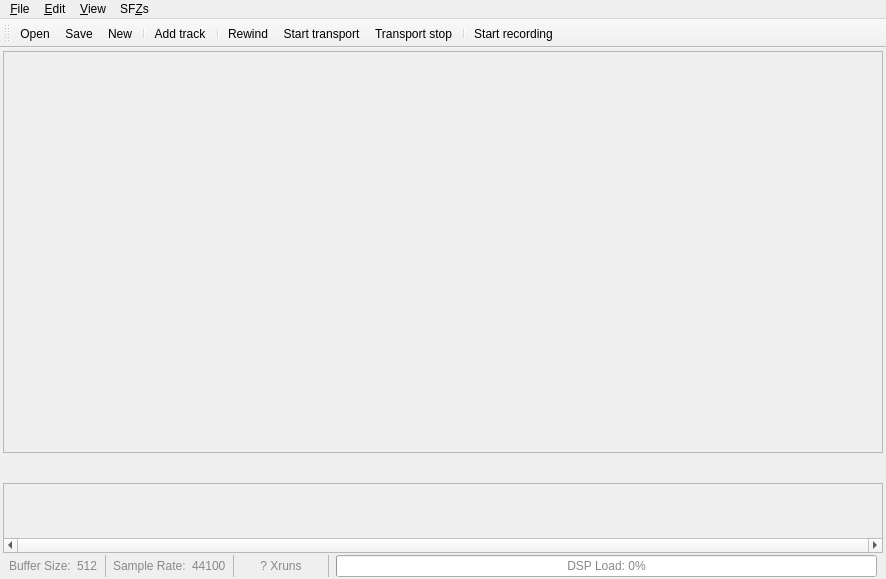
<?xml version="1.0" encoding="UTF-8"?>
<ui version="4.0">
 <class>MainWindow</class>
 <widget class="QMainWindow" name="MainWindow">
  <property name="geometry">
   <rect>
    <x>0</x>
    <y>0</y>
    <width>886</width>
    <height>579</height>
   </rect>
  </property>
  <property name="windowTitle">
   <string>MusecBox</string>
  </property>
  <property name="windowIcon">
   <iconset>
    <normaloff>musecbox-icon.png</normaloff>musecbox-icon.png</iconset>
  </property>
  <widget class="QWidget" name="centralwidget">
   <layout class="QVBoxLayout" name="verticalLayout">
    <property name="spacing">
     <number>2</number>
    </property>
    <property name="leftMargin">
     <number>3</number>
    </property>
    <property name="topMargin">
     <number>3</number>
    </property>
    <property name="rightMargin">
     <number>3</number>
    </property>
    <property name="bottomMargin">
     <number>2</number>
    </property>
    <item>
     <widget class="QScrollArea" name="scrl_ports">
      <property name="sizePolicy">
       <sizepolicy hsizetype="Preferred" vsizetype="Preferred">
        <horstretch>0</horstretch>
        <verstretch>100</verstretch>
       </sizepolicy>
      </property>
      <property name="verticalScrollBarPolicy">
       <enum>Qt::ScrollBarAlwaysOff</enum>
      </property>
      <property name="horizontalScrollBarPolicy">
       <enum>Qt::ScrollBarAlwaysOff</enum>
      </property>
      <property name="widgetResizable">
       <bool>true</bool>
      </property>
      <widget class="QFrame" name="frm_ports">
       <property name="geometry">
        <rect>
         <x>0</x>
         <y>0</y>
         <width>878</width>
         <height>384</height>
        </rect>
       </property>
       <property name="sizePolicy">
        <sizepolicy hsizetype="MinimumExpanding" vsizetype="MinimumExpanding">
         <horstretch>0</horstretch>
         <verstretch>0</verstretch>
        </sizepolicy>
       </property>
      </widget>
     </widget>
    </item>
    <item>
     <widget class="QFrame" name="frm_balance">
      <property name="minimumSize">
       <size>
        <width>0</width>
        <height>26</height>
       </size>
      </property>
      <layout class="QHBoxLayout" name="lo_balance">
       <property name="spacing">
        <number>0</number>
       </property>
       <property name="leftMargin">
        <number>0</number>
       </property>
       <property name="topMargin">
        <number>0</number>
       </property>
       <property name="rightMargin">
        <number>0</number>
       </property>
       <property name="bottomMargin">
        <number>0</number>
       </property>
      </layout>
     </widget>
    </item>
    <item>
     <widget class="QScrollArea" name="scr_shared_plugins">
      <property name="verticalScrollBarPolicy">
       <enum>Qt::ScrollBarAlwaysOff</enum>
      </property>
      <property name="horizontalScrollBarPolicy">
       <enum>Qt::ScrollBarAlwaysOn</enum>
      </property>
      <property name="widgetResizable">
       <bool>true</bool>
      </property>
      <widget class="QWidget" name="frm_shared_plugins">
       <property name="geometry">
        <rect>
         <x>0</x>
         <y>0</y>
         <width>878</width>
         <height>54</height>
        </rect>
       </property>
      </widget>
     </widget>
    </item>
    <item>
     <widget class="QFrame" name="frm_statusbar">
      <property name="sizePolicy">
       <sizepolicy hsizetype="Preferred" vsizetype="Preferred">
        <horstretch>0</horstretch>
        <verstretch>0</verstretch>
       </sizepolicy>
      </property>
      <property name="styleSheet">
       <string notr="true">QFrame * { color: #888 }</string>
      </property>
      <layout class="QHBoxLayout" name="horizontalLayout_4">
       <property name="leftMargin">
        <number>6</number>
       </property>
       <property name="topMargin">
        <number>0</number>
       </property>
       <property name="rightMargin">
        <number>6</number>
       </property>
       <property name="bottomMargin">
        <number>0</number>
       </property>
       <item>
        <widget class="QLabel" name="label_3">
         <property name="text">
          <string>Buffer Size:</string>
         </property>
        </widget>
       </item>
       <item>
        <widget class="QLabel" name="lbl_buffer_size">
         <property name="text">
          <string>512</string>
         </property>
        </widget>
       </item>
       <item>
        <widget class="Line" name="line_1">
         <property name="lineWidth">
          <number>0</number>
         </property>
         <property name="midLineWidth">
          <number>1</number>
         </property>
         <property name="orientation">
          <enum>Qt::Vertical</enum>
         </property>
        </widget>
       </item>
       <item>
        <widget class="QLabel" name="label_4">
         <property name="text">
          <string>Sample Rate:</string>
         </property>
        </widget>
       </item>
       <item>
        <widget class="QLabel" name="lbl_sample_rate">
         <property name="text">
          <string>44100</string>
         </property>
        </widget>
       </item>
       <item>
        <widget class="Line" name="line_2">
         <property name="lineWidth">
          <number>0</number>
         </property>
         <property name="midLineWidth">
          <number>1</number>
         </property>
         <property name="orientation">
          <enum>Qt::Vertical</enum>
         </property>
        </widget>
       </item>
       <item>
        <widget class="QPushButton" name="b_xruns">
         <property name="text">
          <string>? Xruns</string>
         </property>
         <property name="flat">
          <bool>true</bool>
         </property>
        </widget>
       </item>
       <item>
        <widget class="Line" name="line_4">
         <property name="lineWidth">
          <number>0</number>
         </property>
         <property name="midLineWidth">
          <number>1</number>
         </property>
         <property name="orientation">
          <enum>Qt::Vertical</enum>
         </property>
        </widget>
       </item>
       <item>
        <widget class="QProgressBar" name="pb_dsp_load_placeholder">
         <property name="value">
          <number>0</number>
         </property>
         <property name="alignment">
          <set>Qt::AlignCenter</set>
         </property>
         <property name="format">
          <string>DSP Load: %p%</string>
         </property>
        </widget>
       </item>
      </layout>
     </widget>
    </item>
   </layout>
  </widget>
  <widget class="QMenuBar" name="menubar">
   <property name="geometry">
    <rect>
     <x>0</x>
     <y>0</y>
     <width>886</width>
     <height>22</height>
    </rect>
   </property>
   <widget class="QMenu" name="menu_file">
    <property name="title">
     <string>&amp;File</string>
    </property>
    <widget class="QMenu" name="menu_open_recent">
     <property name="title">
      <string>&amp;Recent Projects ...</string>
     </property>
     <property name="icon">
      <iconset theme="document-open-recent">
       <normaloff>.</normaloff>.</iconset>
     </property>
    </widget>
    <addaction name="action_new"/>
    <addaction name="action_open"/>
    <addaction name="menu_open_recent"/>
    <addaction name="separator"/>
    <addaction name="action_save"/>
    <addaction name="action_save_as"/>
    <addaction name="action_revert"/>
    <addaction name="separator"/>
    <addaction name="action_auto_start"/>
    <addaction name="action_open_project_folder"/>
    <addaction name="action_apply_to_score"/>
    <addaction name="separator"/>
    <addaction name="action_close"/>
    <addaction name="action_quit"/>
   </widget>
   <widget class="QMenu" name="menu_edit">
    <property name="title">
     <string>&amp;Edit</string>
    </property>
    <addaction name="action_add_port"/>
    <addaction name="action_add_track"/>
    <addaction name="action_add_shared_plugin"/>
    <addaction name="action_clear_shared_plugins"/>
    <addaction name="separator"/>
    <addaction name="action_connect_all_tracks"/>
    <addaction name="action_auto_connect_tracks"/>
    <addaction name="separator"/>
    <addaction name="action_mute_all_tracks"/>
    <addaction name="action_unmute_all_tracks"/>
    <addaction name="separator"/>
    <addaction name="action_clear_track_plugins"/>
    <addaction name="separator"/>
   </widget>
   <widget class="QMenu" name="menu_view">
    <property name="title">
     <string>&amp;View</string>
    </property>
    <widget class="QMenu" name="menu_style">
     <property name="title">
      <string>St&amp;yle</string>
     </property>
    </widget>
    <addaction name="action_show_toolbar"/>
    <addaction name="action_show_port_inputs"/>
    <addaction name="action_show_channels"/>
    <addaction name="action_show_indicators"/>
    <addaction name="action_show_balance"/>
    <addaction name="action_show_shared_plugins"/>
    <addaction name="action_show_statusbar"/>
    <addaction name="action_show_track_volume"/>
    <addaction name="action_show_plugin_volume"/>
    <addaction name="separator"/>
    <addaction name="action_rollup_all_plugins"/>
    <addaction name="action_unroll_all_plugins"/>
    <addaction name="separator"/>
    <addaction name="action_collapse_all_ports"/>
    <addaction name="action_expand_all_ports"/>
    <addaction name="separator"/>
    <addaction name="action_show_connections"/>
    <addaction name="action_show_project_info"/>
    <addaction name="action_show_score_info"/>
    <addaction name="separator"/>
    <addaction name="menu_style"/>
    <addaction name="action_reload_style"/>
    <addaction name="action_vertical_layout"/>
   </widget>
   <widget class="QMenu" name="menuSF_Z">
    <property name="title">
     <string>SF&amp;Zs</string>
    </property>
    <addaction name="action_watch_files"/>
    <addaction name="action_copy_sfzs"/>
    <addaction name="action_copy_sfz_paths"/>
    <addaction name="separator"/>
    <addaction name="action_show_sfzdb"/>
   </widget>
   <addaction name="menu_file"/>
   <addaction name="menu_edit"/>
   <addaction name="menu_view"/>
   <addaction name="menuSF_Z"/>
  </widget>
  <widget class="QToolBar" name="toolbar">
   <property name="windowTitle">
    <string>toolBar</string>
   </property>
   <attribute name="toolBarArea">
    <enum>TopToolBarArea</enum>
   </attribute>
   <attribute name="toolBarBreak">
    <bool>false</bool>
   </attribute>
   <addaction name="action_open"/>
   <addaction name="action_save"/>
   <addaction name="action_new"/>
   <addaction name="separator"/>
   <addaction name="action_add_track"/>
   <addaction name="separator"/>
   <addaction name="action_transport_rewind"/>
   <addaction name="action_transport_start"/>
   <addaction name="action_transport_stop"/>
   <addaction name="separator"/>
   <addaction name="action_record"/>
  </widget>
  <action name="action_open">
   <property name="icon">
    <iconset theme="document-open">
     <normaloff>.</normaloff>.</iconset>
   </property>
   <property name="text">
    <string>&amp;Open  ...</string>
   </property>
   <property name="toolTip">
    <string>Open project, track definition, or MuseScore score</string>
   </property>
   <property name="shortcut">
    <string>Ctrl+O</string>
   </property>
  </action>
  <action name="action_quit">
   <property name="icon">
    <iconset theme="application-exit">
     <normaloff>.</normaloff>.</iconset>
   </property>
   <property name="text">
    <string>&amp;Quit</string>
   </property>
   <property name="toolTip">
    <string>Shutdown CarlaQt engine and quit</string>
   </property>
   <property name="shortcut">
    <string>Ctrl+Q</string>
   </property>
  </action>
  <action name="action_show_preferences">
   <property name="text">
    <string>&amp;Preferences</string>
   </property>
   <property name="toolTip">
    <string>Show the preferences window (Unimplemented)</string>
   </property>
  </action>
  <action name="action_show_toolbar">
   <property name="checkable">
    <bool>true</bool>
   </property>
   <property name="checked">
    <bool>true</bool>
   </property>
   <property name="text">
    <string>&amp;Toolbar</string>
   </property>
   <property name="toolTip">
    <string>Show/hide the toolbar</string>
   </property>
   <property name="shortcut">
    <string>Ctrl+Shift+T</string>
   </property>
  </action>
  <action name="action_show_balance">
   <property name="checkable">
    <bool>true</bool>
   </property>
   <property name="checked">
    <bool>true</bool>
   </property>
   <property name="text">
    <string>&amp;Balance Control</string>
   </property>
   <property name="toolTip">
    <string>Show/hide the balance control</string>
   </property>
   <property name="shortcut">
    <string>Ctrl+Shift+B</string>
   </property>
  </action>
  <action name="action_show_shared_plugins">
   <property name="checkable">
    <bool>true</bool>
   </property>
   <property name="checked">
    <bool>true</bool>
   </property>
   <property name="text">
    <string>Shared &amp;Plugins</string>
   </property>
   <property name="toolTip">
    <string>Show/hide the shared plugins area</string>
   </property>
   <property name="shortcut">
    <string>Ctrl+Shift+P</string>
   </property>
  </action>
  <action name="action_show_statusbar">
   <property name="checkable">
    <bool>true</bool>
   </property>
   <property name="checked">
    <bool>true</bool>
   </property>
   <property name="text">
    <string>&amp;Statusbar</string>
   </property>
   <property name="toolTip">
    <string>Show/hide the status bar</string>
   </property>
   <property name="shortcut">
    <string>Ctrl+Shift+S</string>
   </property>
  </action>
  <action name="action_show_channels">
   <property name="checkable">
    <bool>true</bool>
   </property>
   <property name="checked">
    <bool>true</bool>
   </property>
   <property name="text">
    <string>&amp;Channels</string>
   </property>
   <property name="toolTip">
    <string>Show/hide track channels</string>
   </property>
   <property name="shortcut">
    <string>Ctrl+Shift+C</string>
   </property>
  </action>
  <action name="action_expand_all_ports">
   <property name="text">
    <string>E&amp;xpand all ports</string>
   </property>
  </action>
  <action name="action_add_shared_plugin">
   <property name="text">
    <string>Add &amp;shared Plugin</string>
   </property>
   <property name="toolTip">
    <string>Add a shared Plugin</string>
   </property>
  </action>
  <action name="action_clear_shared_plugins">
   <property name="text">
    <string>&amp;Clear shared Plugins</string>
   </property>
   <property name="toolTip">
    <string>Remove all shared Plugins</string>
   </property>
  </action>
  <action name="action_collapse_all_ports">
   <property name="text">
    <string>Collapse all ports</string>
   </property>
   <property name="toolTip">
    <string>Collapse (hide) all ports</string>
   </property>
  </action>
  <action name="action_unroll_all_plugins">
   <property name="text">
    <string>&amp;Unroll all plugins</string>
   </property>
  </action>
  <action name="action_rollup_all_plugins">
   <property name="text">
    <string>Ro&amp;llup all plugins</string>
   </property>
   <property name="toolTip">
    <string>Rollup (shrink) all plugins</string>
   </property>
   <property name="shortcut">
    <string>Ctrl+Shift+R</string>
   </property>
  </action>
  <action name="action_unmute_all_tracks">
   <property name="text">
    <string>&amp;Unmute all tracks</string>
   </property>
   <property name="shortcut">
    <string>Ctrl+U</string>
   </property>
  </action>
  <action name="action_mute_all_tracks">
   <property name="text">
    <string>&amp;Mute all tracks</string>
   </property>
   <property name="shortcut">
    <string>Ctrl+M</string>
   </property>
  </action>
  <action name="action_new">
   <property name="icon">
    <iconset theme="document-new">
     <normaloff>.</normaloff>.</iconset>
   </property>
   <property name="text">
    <string>&amp;New</string>
   </property>
   <property name="toolTip">
    <string>Create a new project</string>
   </property>
   <property name="shortcut">
    <string>Ctrl+N</string>
   </property>
  </action>
  <action name="action_save">
   <property name="icon">
    <iconset theme="document-save">
     <normaloff>.</normaloff>.</iconset>
   </property>
   <property name="text">
    <string>&amp;Save</string>
   </property>
   <property name="toolTip">
    <string>Save the current project</string>
   </property>
   <property name="shortcut">
    <string>Ctrl+S</string>
   </property>
  </action>
  <action name="action_show_port_inputs">
   <property name="checkable">
    <bool>true</bool>
   </property>
   <property name="checked">
    <bool>true</bool>
   </property>
   <property name="text">
    <string>Port i&amp;nputs</string>
   </property>
   <property name="toolTip">
    <string>Show/hide port inputs</string>
   </property>
   <property name="shortcut">
    <string>Ctrl+Shift+N</string>
   </property>
  </action>
  <action name="action_reload_style">
   <property name="text">
    <string>Reload style</string>
   </property>
   <property name="toolTip">
    <string>Reload the current style, reflecting changes</string>
   </property>
   <property name="shortcut">
    <string>F5</string>
   </property>
  </action>
  <action name="action_clear_track_plugins">
   <property name="text">
    <string>Clear all track plugins</string>
   </property>
   <property name="toolTip">
    <string>Remove all plugins in all track tracks</string>
   </property>
  </action>
  <action name="action_add_port">
   <property name="text">
    <string>Add port</string>
   </property>
   <property name="toolTip">
    <string>Add a new port</string>
   </property>
   <property name="shortcut">
    <string>Ctrl+P</string>
   </property>
  </action>
  <action name="action_add_track">
   <property name="icon">
    <iconset theme="list-add">
     <normaloff>.</normaloff>.</iconset>
   </property>
   <property name="text">
    <string>Add track</string>
   </property>
   <property name="toolTip">
    <string>Add a new track widget</string>
   </property>
   <property name="shortcut">
    <string>Ctrl+T</string>
   </property>
  </action>
  <action name="action_show_score_info">
   <property name="icon">
    <iconset>
     <normaloff>.</normaloff>.</iconset>
   </property>
   <property name="text">
    <string>Score info</string>
   </property>
   <property name="toolTip">
    <string>Show port, channels, instrument name and voice for the score from which the project was imported</string>
   </property>
  </action>
  <action name="action_connect_all_tracks">
   <property name="text">
    <string>Connect all tracks</string>
   </property>
   <property name="toolTip">
    <string>Connect all tracks' audio output to a selected client</string>
   </property>
  </action>
  <action name="action_show_sfzdb">
   <property name="icon">
    <iconset theme="system-file-manager">
     <normaloff>.</normaloff>.</iconset>
   </property>
   <property name="text">
    <string>Edit SF&amp;Z Database</string>
   </property>
   <property name="toolTip">
    <string>Manages the internal SFZ database</string>
   </property>
  </action>
  <action name="action_auto_connect_tracks">
   <property name="checkable">
    <bool>true</bool>
   </property>
   <property name="text">
    <string>Auto connect tracks</string>
   </property>
   <property name="toolTip">
    <string>Automatically connect new ports and tracks to the first system client</string>
   </property>
  </action>
  <action name="action_vertical_layout">
   <property name="checkable">
    <bool>true</bool>
   </property>
   <property name="icon">
    <iconset>
     <normaloff>.</normaloff>.</iconset>
   </property>
   <property name="text">
    <string>Vertical layout</string>
   </property>
   <property name="toolTip">
    <string>Show interface in a vertical layout (requires restart)</string>
   </property>
  </action>
  <action name="action_save_as">
   <property name="icon">
    <iconset theme="document-save-as">
     <normaloff>.</normaloff>.</iconset>
   </property>
   <property name="text">
    <string>Save &amp;as</string>
   </property>
   <property name="toolTip">
    <string>Save the current project with a different file name</string>
   </property>
   <property name="shortcut">
    <string>Ctrl+Shift+A</string>
   </property>
  </action>
  <action name="action_show_indicators">
   <property name="checkable">
    <bool>true</bool>
   </property>
   <property name="text">
    <string>&amp;Indicators</string>
   </property>
   <property name="toolTip">
    <string>Show/hide the MIDI and audio input indicators</string>
   </property>
   <property name="shortcut">
    <string>Ctrl+Shift+I</string>
   </property>
  </action>
  <action name="action_auto_start">
   <property name="checkable">
    <bool>true</bool>
   </property>
   <property name="enabled">
    <bool>false</bool>
   </property>
   <property name="text">
    <string>Open on start</string>
   </property>
   <property name="toolTip">
    <string>When checked, will open this project at startup</string>
   </property>
  </action>
  <action name="action_revert">
   <property name="icon">
    <iconset theme="document-revert">
     <normaloff>.</normaloff>.</iconset>
   </property>
   <property name="text">
    <string>Re&amp;vert</string>
   </property>
   <property name="toolTip">
    <string>Discard changes and reload the last saved copy</string>
   </property>
  </action>
  <action name="action_show_project_info">
   <property name="icon">
    <iconset theme="dialog-information">
     <normaloff>.</normaloff>.</iconset>
   </property>
   <property name="text">
    <string>Project &amp;info</string>
   </property>
   <property name="toolTip">
    <string>Show port/channel list, with option to copy to clipboard</string>
   </property>
   <property name="shortcut">
    <string>Alt+Return</string>
   </property>
  </action>
  <action name="action_show_track_volume">
   <property name="checkable">
    <bool>true</bool>
   </property>
   <property name="text">
    <string>Track Volume</string>
   </property>
   <property name="toolTip">
    <string>Show/hide the volume indicators for each track</string>
   </property>
   <property name="shortcut">
    <string>Ctrl+Shift+V</string>
   </property>
  </action>
  <action name="action_show_plugin_volume">
   <property name="checkable">
    <bool>true</bool>
   </property>
   <property name="text">
    <string>Plugin Volume</string>
   </property>
   <property name="toolTip">
    <string>Show/hide the volume indicators for track plugins</string>
   </property>
  </action>
  <action name="action_show_connections">
   <property name="text">
    <string>Connections</string>
   </property>
   <property name="toolTip">
    <string>Show current connections</string>
   </property>
   <property name="shortcut">
    <string>F4</string>
   </property>
  </action>
  <action name="action_watch_files">
   <property name="checkable">
    <bool>true</bool>
   </property>
   <property name="text">
    <string>&amp;Watch SFZs for changes</string>
   </property>
   <property name="toolTip">
    <string>Watch for changes in loaded .sfz files and reload when changed</string>
   </property>
  </action>
  <action name="action_close">
   <property name="text">
    <string>C&amp;lose</string>
   </property>
   <property name="toolTip">
    <string>Close the current project</string>
   </property>
   <property name="shortcut">
    <string>Ctrl+W</string>
   </property>
  </action>
  <action name="action_open_project_folder">
   <property name="icon">
    <iconset theme="system-file-manager">
     <normaloff>.</normaloff>.</iconset>
   </property>
   <property name="text">
    <string>Open project folder</string>
   </property>
  </action>
  <action name="action_apply_to_score">
   <property name="text">
    <string>Apply project to MuseScore3 score</string>
   </property>
  </action>
  <action name="action_copy_sfzs">
   <property name="text">
    <string>Copy SFZs to &amp;project folder</string>
   </property>
  </action>
  <action name="action_copy_sfz_paths">
   <property name="icon">
    <iconset theme="edit-copy">
     <normaloff>.</normaloff>.</iconset>
   </property>
   <property name="text">
    <string>&amp;Copy SFZ paths to clipboard</string>
   </property>
  </action>
  <action name="action_transport_start">
   <property name="icon">
    <iconset theme="media-playback-start">
     <normaloff>.</normaloff>.</iconset>
   </property>
   <property name="text">
    <string>Start transport</string>
   </property>
   <property name="toolTip">
    <string>Start the JACK transport. Other applications will begin playing.</string>
   </property>
  </action>
  <action name="action_transport_stop">
   <property name="icon">
    <iconset theme="media-playback-stop">
     <normaloff>.</normaloff>.</iconset>
   </property>
   <property name="text">
    <string>Transport stop</string>
   </property>
   <property name="toolTip">
    <string>Stop the JACK transport</string>
   </property>
  </action>
  <action name="action_record">
   <property name="icon">
    <iconset theme="media-record">
     <normaloff>.</normaloff>.</iconset>
   </property>
   <property name="text">
    <string>Start recording</string>
   </property>
   <property name="toolTip">
    <string>Rewind the transport to 0 and start recording</string>
   </property>
  </action>
  <action name="action_transport_rewind">
   <property name="icon">
    <iconset theme="media-seek-backward">
     <normaloff>.</normaloff>.</iconset>
   </property>
   <property name="text">
    <string>Rewind</string>
   </property>
   <property name="toolTip">
    <string>Rewind the JACK transport to position 0</string>
   </property>
  </action>
 </widget>
 <resources/>
 <connections>
  <connection>
   <sender>action_quit</sender>
   <signal>triggered()</signal>
   <receiver>MainWindow</receiver>
   <slot>close()</slot>
   <hints>
    <hint type="sourcelabel">
     <x>-1</x>
     <y>-1</y>
    </hint>
    <hint type="destinationlabel">
     <x>482</x>
     <y>227</y>
    </hint>
   </hints>
  </connection>
 </connections>
</ui>
